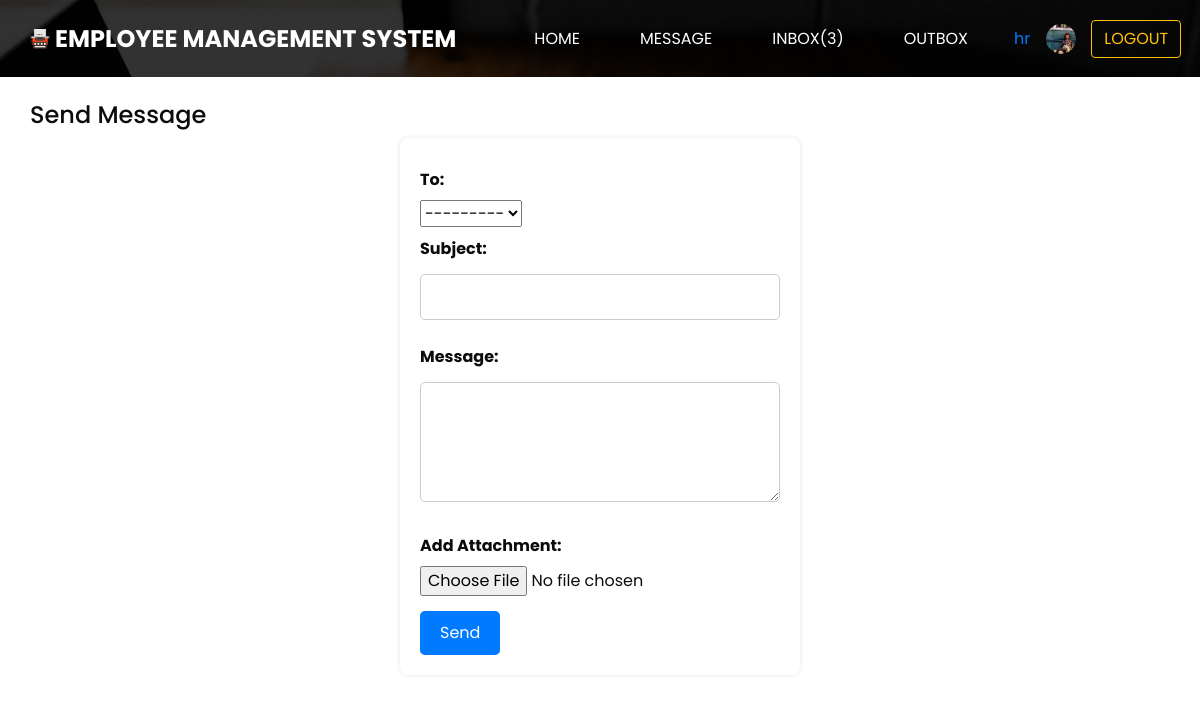
The app's page /sendmessageemp/ (signed in) with its own data.
### myapp/models.py (models this page shows, shortened)
class User(AbstractUser):
    name = models.CharField(max_length=50)
    email = models.EmailField(blank="True")
    employee_type= models.CharField(blank="False", default="Employee",max_length=10)
    employee_code = models.CharField(max_length=10, unique="True")
    image = models.ImageField(upload_to='images/',default='images/default-profile-pic.jpg',blank="False")
    phone_number=models.CharField(max_length=13,blank="True")
    def __str__(self):
        return self.name

### myapp/views.py (the view)
# urls.py: path('sendmessageemp/',views.sendmessage, {'emp_type':'emp'}, name="sendmessageemp"),
def sendmessage(request, emp_type):
    emp = request.session.get('username')
    if emp is None:                 #not logged in
        return redirect('loginpage')
    else:
        if emp_type == 'emp':
            template = 'myapp/sendmessageemp.html'
        else:
            template = 'myapp/sendmessagehr.html'
        pic=User.objects.get(username=emp) #to show round profile pic
        unread_count = Messages.objects.filter(to=pic, read=False).count()
        if request.method == "POST":
            form=MessagesForm(request.POST, files=request.FILES)
            if form.is_valid():
                messagefrom_user = User.objects.get(username=emp)
                form.instance.messagefrom = messagefrom_user
                form.save()
                return redirect('outbox')
            else:
                error = "Invalid"
                return render(request, template,{'error':error,'emp':pic,'unread_count':unread_count})
        else:
            form = MessagesForm()
            return render(request, template,{'form':form,'emp':pic,'unread_count':unread_count})

### myapp/forms.py
class MessagesForm(forms.ModelForm):
    class Meta:
        model = Messages
        fields = ['to', 'subject', 'message','attachment']

### myapp/templates/myapp/sendmessageemp.html (shortened to what this page needs)
{% extends 'myapp/employee_dashboard.html' %}
{% load static %}
{% block content %}
<!DOCTYPE html>
<html>
<head>
</head>
<body>
  <br>
  <h4>Send Message</h4>
    <form id="sendMailForm" action="" method="post" enctype="multipart/form-data">
        <label for="to">To:</label>
        {{ form.to }}
        <label for="subject">Subject:</label>
        {{ form.subject }}
        <label for="message">Message:</label>
        {{ form.message }}
        <label for="message">Add Attachment:</label>
        {{ form.attachment }}
        <button type="submit" class="btn btn-primary">Send</button>
      </form>
  </div>
</body>
</html>
{%endblock%}

### myapp/templates/myapp/employee_dashboard.html (shortened to what this page needs)
{% load static %}
<!DOCTYPE html>
<html>
<head>
  <link rel="stylesheet" type="text/css"
    href="https://cdnjs.cloudflare.com/ajax/libs/OwlCarousel2/2.1.3/assets/owl.carousel.min.css" />
  <link rel="stylesheet" href="https://maxcdn.bootstrapcdn.com/font-awesome/4.3.0/css/font-awesome.min.css">
  <link rel="stylesheet" type="text/css" href="{% static 'css/bootstrap.css' %}" />
  <link href="{% static 'css/style.css' %}" rel="stylesheet" />
  <link href="{% static 'css/responsive.css' %}" rel="stylesheet" />
</head>
<body class="sub_page">
  <div class="hero_area">
    <header class="header_section">
      <div class="container">
        <nav class="navbar navbar-expand-lg custom_nav-container pt-3">
          <a class="navbar-brand mr-5" href="{% url 'home' %}">
            <img src="{% static 'images/logo.png' %}" alt="">
            <span>
              EMPLOYEE MANAGEMENT SYSTEM
            </span>
          </a>
          <div class="collapse navbar-collapse" id="navbarSupportedContent">
            <div class="d-flex ml-auto flex-column flex-lg-row align-items-center">
              <ul class="navbar-nav  ">
                <li class="nav-item active">
                  <a class="nav-link" href="{% url 'home' %}">Home <span class="sr-only">(current)</span></a>
                </li>
                <li class="nav-item">
                  <a class="nav-link" href="{% url 'sendmessageemp' %}"> Message </a>
                </li>
                <li class="nav-item">
                  <a class="nav-link" href="{% url 'inbox' %}"> Inbox({{unread_count}}) </a>
                </li>
                <li class="nav-item">
                  <a class="nav-link" href="{% url 'outbox' %}">Outbox</a>
                </li>
              </ul>
              <div class="d-flex align-items-center">
                <a class="nav-link" href="{% url 'profile' %}">{{emp}}</a>
                <div class="rounded-circle" style="width: 30px; height: 30px; overflow: hidden; margin-right: 15px;">
                  <img src="/media/{{emp.image}}" alt="{{ emp.image.name }}" style="width: 100%; height: 100%; object-fit: cover;">
                </div>
                <a href="{% url 'logoutpage' %}" class="btn btn-outline-warning">LOGOUT</a>
              </div>
            </div>
          </div>
        </nav>
      </div>
    </header>
  </div>
<div class="container">
{% block content %}{% endblock %}
</body>
</html>

### static/css/style.css (style rules this page uses)
body { font-family: 'Poppins', sans-serif; color: #0c0c0c; background-color: #ffffff; }
.hero_area { height: 100vh; background-image: url(../images/hero-bg.jpg); background-size: cover; }
.sub_page .hero_area { height: auto; }
.custom_nav-container.navbar-expand-lg .navbar-nav .nav-item .nav-link { padding: 10px 30px; color: #ffffff; text-align: center; text-transform: uppercase; }
a, a:hover, a:focus { text-decoration: none; }
.btn, .btn:focus { outline: none !important; -webkit-box-shadow: none; box-shadow: none; }
.navbar-brand { display: -webkit-box; display: -ms-flexbox; display: flex; -webkit-box-align: center; -ms-flex-align: center; align-items: center; }
.navbar-brand img { width: 20px; margin-right: 5px; }
.navbar-brand span { font-size: 24px; font-weight: 700; color: #ffffff; text-transform: uppercase; }
.custom_nav-container { z-index: 99999; padding: 15px 0; }

### static/css/responsive.css (style rules this page uses)
@media (min-width: 1200px) { .container { max-width: 1170px; } }

### myapp/templates/myapp/sendmessageemp.html (style rules this page uses)
* { margin: 0; padding: 0; box-sizing: border-box; }
form { max-width: 400px; margin: 0 auto; padding: 20px; background-color: #fff; box-shadow: 0 0 5px rgba(0, 0, 0, 0.1); border-radius: 8px; }
label { font-weight: bold; margin-top: 10px; display: block; }
input[type="text"], textarea { width: 100%; padding: 10px; margin: 5px 0 15px; border: 1px solid #ccc; border-radius: 5px; transition: border-color 0.3s; }
textarea { height: 120px; resize: vertical; }
button[type="submit"] { margin-top: 15px; padding: 10px 20px; border: none; background-color: #007BFF; color: #ffffff; border-radius: 5px; cursor: pointer; transition: background-color 0.3s; }

### records on screen
User: name "hr", image (picture)

### other values on screen
{{ unread_count }} "3"
